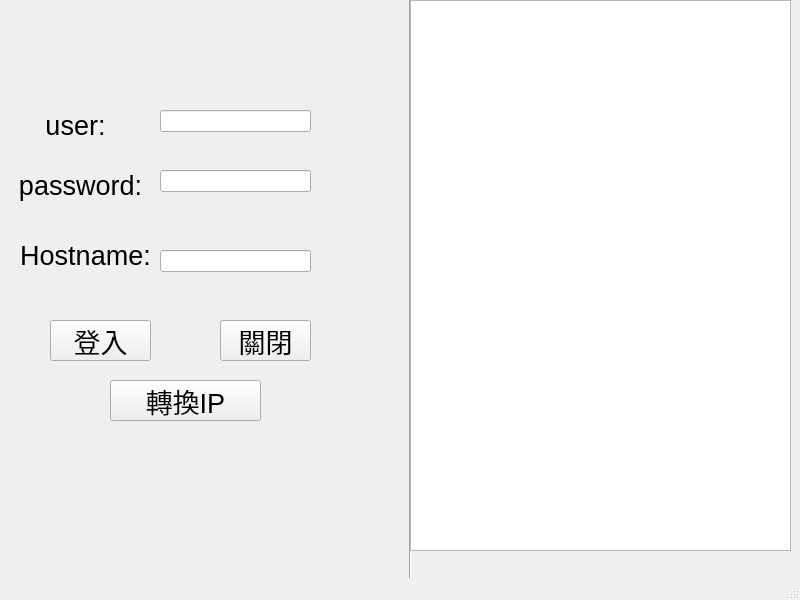
<?xml version="1.0" encoding="UTF-8"?>
<ui version="4.0">
 <class>Loginmysql</class>
 <widget class="QMainWindow" name="Loginmysql">
  <property name="geometry">
   <rect>
    <x>0</x>
    <y>0</y>
    <width>800</width>
    <height>600</height>
   </rect>
  </property>
  <property name="windowTitle">
   <string>Login mysql</string>
  </property>
  <widget class="QWidget" name="centralwidget">
   <widget class="QLabel" name="label">
    <property name="geometry">
     <rect>
      <x>30</x>
      <y>110</y>
      <width>91</width>
      <height>31</height>
     </rect>
    </property>
    <property name="font">
     <font>
      <pointsize>20</pointsize>
     </font>
    </property>
    <property name="text">
     <string>user:</string>
    </property>
    <property name="alignment">
     <set>Qt::AlignCenter</set>
    </property>
   </widget>
   <widget class="QLabel" name="label_2">
    <property name="geometry">
     <rect>
      <x>20</x>
      <y>170</y>
      <width>121</width>
      <height>31</height>
     </rect>
    </property>
    <property name="font">
     <font>
      <pointsize>20</pointsize>
     </font>
    </property>
    <property name="text">
     <string>password:</string>
    </property>
    <property name="alignment">
     <set>Qt::AlignCenter</set>
    </property>
   </widget>
   <widget class="QPushButton" name="pushButton">
    <property name="geometry">
     <rect>
      <x>50</x>
      <y>320</y>
      <width>101</width>
      <height>41</height>
     </rect>
    </property>
    <property name="font">
     <font>
      <pointsize>20</pointsize>
     </font>
    </property>
    <property name="text">
     <string>登入</string>
    </property>
   </widget>
   <widget class="Line" name="line">
    <property name="geometry">
     <rect>
      <x>400</x>
      <y>0</y>
      <width>20</width>
      <height>581</height>
     </rect>
    </property>
    <property name="orientation">
     <enum>Qt::Vertical</enum>
    </property>
   </widget>
   <widget class="QLineEdit" name="lineEdit">
    <property name="geometry">
     <rect>
      <x>160</x>
      <y>110</y>
      <width>151</width>
      <height>22</height>
     </rect>
    </property>
   </widget>
   <widget class="QLineEdit" name="lineEdit_2">
    <property name="geometry">
     <rect>
      <x>160</x>
      <y>170</y>
      <width>151</width>
      <height>22</height>
     </rect>
    </property>
    <property name="inputMask">
     <string/>
    </property>
    <property name="echoMode">
     <enum>QLineEdit::Password</enum>
    </property>
    <property name="readOnly">
     <bool>false</bool>
    </property>
   </widget>
   <widget class="QLabel" name="label_3">
    <property name="geometry">
     <rect>
      <x>20</x>
      <y>240</y>
      <width>131</width>
      <height>31</height>
     </rect>
    </property>
    <property name="font">
     <font>
      <pointsize>20</pointsize>
     </font>
    </property>
    <property name="text">
     <string>Hostname:</string>
    </property>
    <property name="alignment">
     <set>Qt::AlignCenter</set>
    </property>
   </widget>
   <widget class="QLineEdit" name="lineEdit_4">
    <property name="geometry">
     <rect>
      <x>160</x>
      <y>250</y>
      <width>151</width>
      <height>22</height>
     </rect>
    </property>
    <property name="inputMask">
     <string/>
    </property>
    <property name="echoMode">
     <enum>QLineEdit::Normal</enum>
    </property>
    <property name="readOnly">
     <bool>false</bool>
    </property>
   </widget>
   <widget class="QPlainTextEdit" name="plainTextEdit">
    <property name="geometry">
     <rect>
      <x>410</x>
      <y>0</y>
      <width>381</width>
      <height>551</height>
     </rect>
    </property>
   </widget>
   <widget class="QPushButton" name="pushButton_2">
    <property name="geometry">
     <rect>
      <x>220</x>
      <y>320</y>
      <width>91</width>
      <height>41</height>
     </rect>
    </property>
    <property name="font">
     <font>
      <family>Adobe Arabic</family>
      <pointsize>20</pointsize>
     </font>
    </property>
    <property name="text">
     <string>關閉</string>
    </property>
   </widget>
   <widget class="QPushButton" name="pushButton_3">
    <property name="geometry">
     <rect>
      <x>110</x>
      <y>380</y>
      <width>151</width>
      <height>41</height>
     </rect>
    </property>
    <property name="font">
     <font>
      <pointsize>20</pointsize>
     </font>
    </property>
    <property name="text">
     <string>轉換IP</string>
    </property>
   </widget>
  </widget>
  <widget class="QMenuBar" name="menubar">
   <property name="geometry">
    <rect>
     <x>0</x>
     <y>0</y>
     <width>800</width>
     <height>25</height>
    </rect>
   </property>
  </widget>
  <widget class="QStatusBar" name="statusbar"/>
 </widget>
 <resources/>
 <connections/>
</ui>
